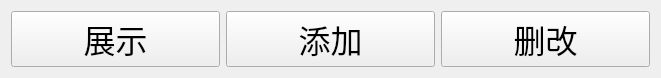
      <widget class="QWidget" name="horizontalLayoutWidget">
       <property name="geometry">
        <rect>
         <x>60</x>
         <y>500</y>
         <width>661</width>
         <height>51</height>
        </rect>
       </property>
       <layout class="QHBoxLayout" name="horizontalLayout_2">
        <item>
         <widget class="QPushButton" name="btn_showHW_2">
          <property name="font">
           <font>
            <family>华文新魏</family>
            <pointsize>24</pointsize>
           </font>
          </property>
          <property name="text">
           <string>展示</string>
          </property>
         </widget>
        </item>
        <item>
         <widget class="QPushButton" name="btn_addHW_2">
          <property name="font">
           <font>
            <family>华文新魏</family>
            <pointsize>24</pointsize>
           </font>
          </property>
          <property name="text">
           <string>添加</string>
          </property>
         </widget>
        </item>
        <item>
         <widget class="QPushButton" name="btn_changeHW_2">
          <property name="font">
           <font>
            <family>华文新魏</family>
            <pointsize>24</pointsize>
           </font>
          </property>
          <property name="text">
           <string>删改</string>
          </property>
         </widget>
        </item>
       </layout>
       <zorder>btn_changeHW_2</zorder>
       <zorder>btn_showHW_2</zorder>
       <zorder>btn_addHW_2</zorder>
      </widget>
